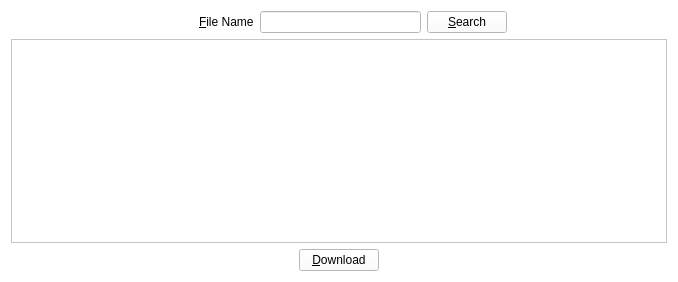
<?xml version="1.0" encoding="UTF-8"?>
<ui version="4.0">
 <class>FileSearchWidget</class>
 <widget class="QWidget" name="FileSearchWidget">
  <property name="geometry">
   <rect>
    <x>0</x>
    <y>0</y>
    <width>678</width>
    <height>282</height>
   </rect>
  </property>
  <property name="windowTitle">
   <string>FileSearchWidget</string>
  </property>
  <property name="styleSheet">
   <string notr="true">background-color: rgb(255, 255, 255);</string>
  </property>
  <layout class="QGridLayout" name="gridLayout_2">
   <item row="0" column="0">
    <layout class="QGridLayout" name="gridLayout">
     <item row="0" column="0">
      <layout class="QHBoxLayout" name="horizontalLayout">
       <item>
        <spacer name="horizontalSpacer_2">
         <property name="orientation">
          <enum>Qt::Horizontal</enum>
         </property>
         <property name="sizeHint" stdset="0">
          <size>
           <width>188</width>
           <height>20</height>
          </size>
         </property>
        </spacer>
       </item>
       <item>
        <widget class="QLabel" name="label">
         <property name="sizePolicy">
          <sizepolicy hsizetype="Fixed" vsizetype="Fixed">
           <horstretch>0</horstretch>
           <verstretch>0</verstretch>
          </sizepolicy>
         </property>
         <property name="text">
          <string>&amp;File Name</string>
         </property>
         <property name="buddy">
          <cstring>searchLineEdit</cstring>
         </property>
        </widget>
       </item>
       <item>
        <widget class="QLineEdit" name="searchLineEdit"/>
       </item>
       <item>
        <widget class="QPushButton" name="searchButton">
         <property name="sizePolicy">
          <sizepolicy hsizetype="Fixed" vsizetype="Fixed">
           <horstretch>0</horstretch>
           <verstretch>0</verstretch>
          </sizepolicy>
         </property>
         <property name="styleSheet">
          <string notr="true">background-color: qconicalgradient(cx:0.5, cy:0.5, angle:0, stop:0.0107527 rgba(255, 255, 255, 255), stop:0.129032 rgba(255, 255, 255, 255), stop:0.236559 rgba(204, 204, 204, 255), stop:0.241935 rgba(235, 235, 235, 255), stop:0.333333 rgba(245, 245, 245, 255), stop:0.430108 rgba(209, 209, 209, 255), stop:0.516129 rgba(187, 187, 187, 255), stop:0.596774 rgba(255, 255, 255, 255), stop:0.695 rgba(202, 202, 202, 255), stop:0.75 rgba(218, 218, 218, 255), stop:0.815 rgba(255, 255, 255, 255), stop:0.88 rgba(255, 255, 255, 255), stop:1 rgba(204, 204, 204, 255));
color: rgb(0, 0, 0);
     border-style: outset;
     border-width: 2px;
     border-radius: 10px;
     border-color: beige;
     font: 14px;
     min-width: 10em;
     padding: 3px;
 
 QPushButton#evilButton:pressed {
     background-color: rgb(224, 0, 0);

 }</string>
         </property>
         <property name="text">
          <string>&amp;Search</string>
         </property>
        </widget>
       </item>
       <item>
        <spacer name="horizontalSpacer">
         <property name="orientation">
          <enum>Qt::Horizontal</enum>
         </property>
         <property name="sizeHint" stdset="0">
          <size>
           <width>148</width>
           <height>20</height>
          </size>
         </property>
        </spacer>
       </item>
      </layout>
     </item>
     <item row="1" column="0">
      <widget class="QTableView" name="tableView">
       <property name="enabled">
        <bool>true</bool>
       </property>
       <property name="styleSheet">
        <string notr="true">
    QTableView {
	alternate-background-color: rgb(193, 255, 213);

    }
     
    QTableView::item:selected {
	font: 75 25 pt &quot;Times New Roman&quot;;
    background-color: qlineargradient(spread:pad, x1:0.980392, y1:1, x2:0.931373, y2:0.193, stop:1 rgba(150, 150, 150, 255));
    }
     
  
 
 QTableView QTableCornerButton::section {
	background-color: qconicalgradient(cx:0.5, cy:0.5, angle:0, stop:0.0107527 rgba(255, 255, 255, 255), stop:0.129032 rgba(255, 255, 255, 255), stop:0.236559 rgba(204, 204, 204, 255), stop:0.241935 rgba(235, 235, 235, 255), stop:0.333333 rgba(245, 245, 245, 255), stop:0.430108 rgba(209, 209, 209, 255), stop:0.516129 rgba(187, 187, 187, 255), stop:0.596774 rgba(255, 255, 255, 255), stop:0.695 rgba(202, 202, 202, 255), stop:0.75 rgba(218, 218, 218, 255), stop:0.815 rgba(255, 255, 255, 255), stop:0.88 rgba(255, 255, 255, 255), stop:1 rgba(204, 204, 204, 255));
     border: 2px ;
 }</string>
       </property>
      </widget>
     </item>
     <item row="2" column="0">
      <layout class="QHBoxLayout" name="horizontalLayout_2">
       <item>
        <spacer name="horizontalSpacer_6">
         <property name="orientation">
          <enum>Qt::Horizontal</enum>
         </property>
         <property name="sizeHint" stdset="0">
          <size>
           <width>40</width>
           <height>20</height>
          </size>
         </property>
        </spacer>
       </item>
       <item>
        <widget class="QPushButton" name="downloadButton">
         <property name="styleSheet">
          <string notr="true">background-color: qconicalgradient(cx:0.5, cy:0.5, angle:0, stop:0.0107527 rgba(255, 255, 255, 255), stop:0.129032 rgba(255, 255, 255, 255), stop:0.236559 rgba(204, 204, 204, 255), stop:0.241935 rgba(235, 235, 235, 255), stop:0.333333 rgba(245, 245, 245, 255), stop:0.430108 rgba(209, 209, 209, 255), stop:0.516129 rgba(187, 187, 187, 255), stop:0.596774 rgba(255, 255, 255, 255), stop:0.695 rgba(202, 202, 202, 255), stop:0.75 rgba(218, 218, 218, 255), stop:0.815 rgba(255, 255, 255, 255), stop:0.88 rgba(255, 255, 255, 255), stop:1 rgba(204, 204, 204, 255));
color: rgb(0, 0, 0);
     border-style: outset;
     border-width: 2px;
     border-radius: 10px;
     border-color: beige;
     font:14px;
     min-width: 10em;
     padding: 3px;
 
 QPushButton#evilButton:pressed {
     background-color: rgb(224, 0, 0);
     border-style: inset;
 }</string>
         </property>
         <property name="text">
          <string>&amp;Download</string>
         </property>
        </widget>
       </item>
       <item>
        <spacer name="horizontalSpacer_5">
         <property name="orientation">
          <enum>Qt::Horizontal</enum>
         </property>
         <property name="sizeHint" stdset="0">
          <size>
           <width>40</width>
           <height>20</height>
          </size>
         </property>
        </spacer>
       </item>
      </layout>
     </item>
    </layout>
   </item>
  </layout>
 </widget>
 <layoutdefault spacing="6" margin="11"/>
 <resources/>
 <connections/>
</ui>
